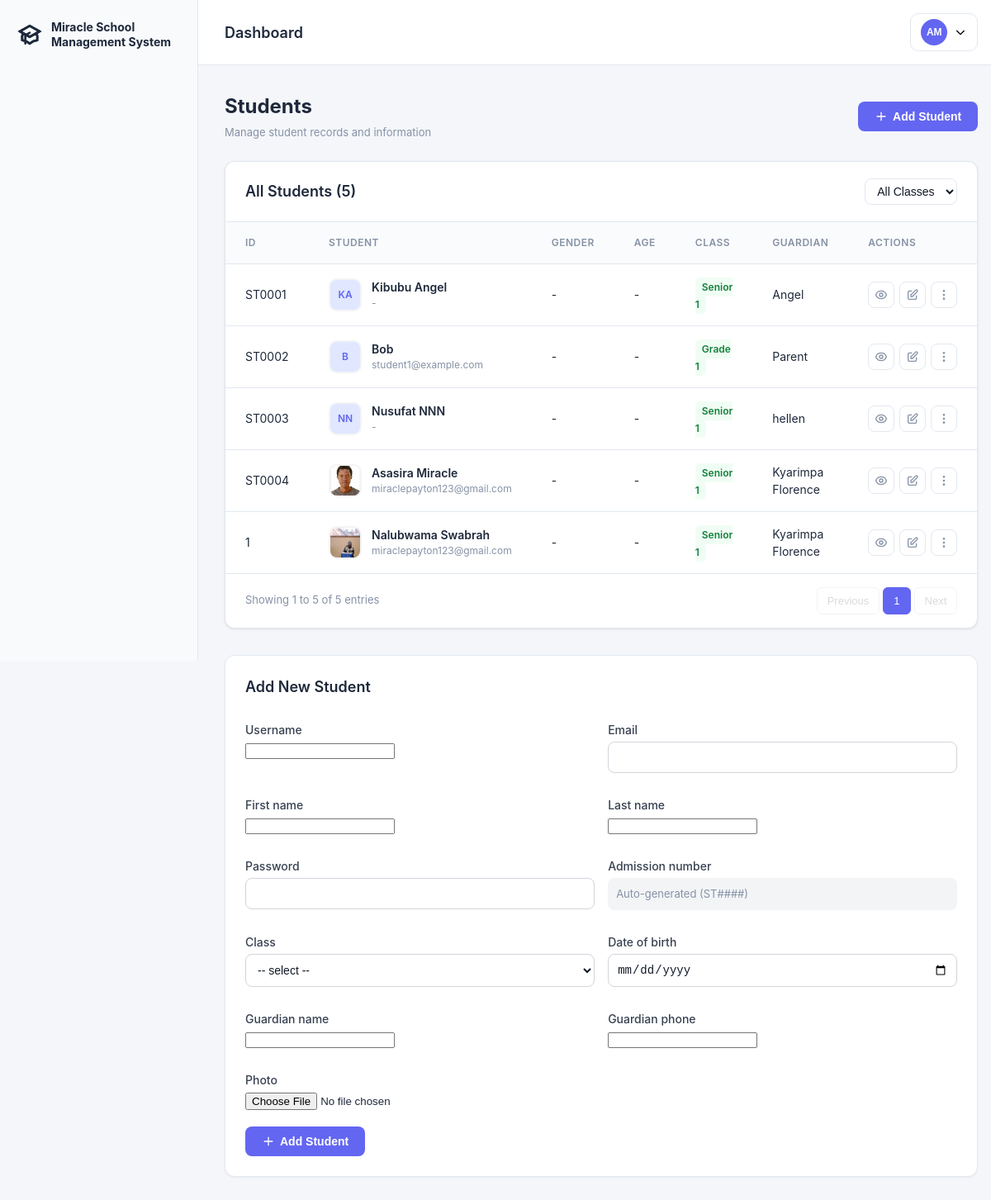
Page /portal/admin/students/ (signed in) on the committed database.
### school/models.py (models this page shows, shortened)
class User(AbstractUser):
    USER_TYPE_CHOICES = (
        ('admin', 'Administrator'),
        ('teacher', 'Teacher'),
        ('student', 'Student'),
        ('bursar', 'Bursar'),
    )
    user_type = models.CharField(max_length=10, choices=USER_TYPE_CHOICES)
    phone = models.CharField(max_length=15, blank=True, null=True)
    address = models.TextField(blank=True, null=True)
    class Meta:
        db_table = 'users'

class Student(models.Model):
    user = models.OneToOneField(User, on_delete=models.CASCADE)
    admission_number = models.CharField(max_length=20, unique=True)
    student_class = models.ForeignKey(Class, on_delete=models.SET_NULL, null=True)
    date_of_birth = models.DateField()
    guardian_name = models.CharField(max_length=100)
    guardian_phone = models.CharField(max_length=15)
    photo = models.ImageField(upload_to='students/photos/', blank=True, null=True)
    is_graduated = models.BooleanField(default=False)
    graduation_year = models.CharField(max_length=9, blank=True, null=True)
    class Meta:
        db_table = 'students'

class Class(models.Model):
    name = models.CharField(max_length=50)
    level = models.CharField(max_length=20)
    class_teacher = models.ForeignKey(User, on_delete=models.SET_NULL, null=True,
                                      limit_choices_to={'user_type': 'teacher'})
    academic_year = models.CharField(max_length=9, default='2024/2025')
    promotion_rank = models.IntegerField(default=0, help_text="Order used for automatic promotion across years")
    class Meta:
        db_table = 'classes'
        verbose_name_plural = 'Classes'

### school/views.py (the view, shortened to what this page needs)
# urls.py: path('portal/admin/students/', views.manage_students, name='manage_students'),
@login_required
@user_passes_test(is_admin)
def manage_students(request):
    students = Student.objects.select_related('user', 'student_class').all()
    classes = Class.objects.all()
    selected_class_id = request.GET.get('class_id')
    if selected_class_id:
        students = students.filter(student_class_id=selected_class_id)
    context = {'students': students, 'classes': classes, 'selected_class_id': selected_class_id}
    return render(request, 'admin/students.html', context)

### school/views.py (called while the page is built)
def is_admin(user):
    return getattr(user, 'user_type', None) == 'admin' or user.is_superuser or user.is_staff

### school/templates/admin/students.html (shortened to what this page needs)
{% extends 'base_dashboard.html' %}
{% block content %}
  <div class="content-header">
    <div>
      <h1 class="content-title">Students</h1>
      <p class="content-subtitle">Manage student records and information</p>
    </div>
    <button class="btn btn-primary" onclick="document.getElementById('addStudentForm').scrollIntoView({behavior:'smooth'})">
      <svg width="16" height="16" viewBox="0 0 24 24" fill="none" stroke="currentColor" stroke-width="2"><path d="M12 4v16m8-8H4"/></svg>
      Add Student
    </button>
  </div>
  <div class="table-container">
    <div class="table-header">
      <h3>All Students ({{ students.count }})</h3>
      <div class="table-filters" style="display:flex;gap:8px;align-items:center">
        <form method="get" id="studentFilterForm" style="display:flex;gap:8px;align-items:center">
          <select name="class_id" onchange="this.form.submit()" style="padding:6px 10px;border:1px solid var(--border);border-radius:8px">
            <option value="">All Classes</option>
          </select>
        </form>
      </div>
    </div>
    <table>
      <thead>
        <tr>
          <th>ID</th>
          <th>STUDENT</th>
          <th>GENDER</th>
          <th>AGE</th>
          <th>CLASS</th>
          <th>GUARDIAN</th>
          <th>ACTIONS</th>
        </tr>
      </thead>
      <tbody>
        {% for s in students %}
          <tr>
            <td>{{ s.admission_number }}</td>
            <td>
              <div style="display:flex;align-items:center;gap:12px">
                {% if s.photo %}
                  <img src="{{ s.photo.url }}" alt="{{ s.user.get_full_name }}" class="table-avatar" />
                {% else %}
                  <div class="table-avatar" style="background:#e0e7ff;color:#6366f1;display:flex;align-items:center;justify-content:center;font-weight:600;font-size:12px">{{ s.user.first_name|slice:":1" }}{{ s.user.last_name|slice:":1" }}</div>
                {% endif %}
                <div>
                  <div style="font-weight:600;color:var(--text)">{{ s.user.get_full_name }}</div>
                  <div style="font-size:12px;color:var(--muted)">{{ s.user.email|default:"-" }}</div>
                </div>
              </div>
            </td>
            <td>-</td>
            <td>-</td>
            <td>{% if s.student_class %}<span style="padding:4px 8px;background:#f0fdf4;color:#15803d;border-radius:6px;font-size:12px;font-weight:600">{{ s.student_class.name }}</span>{% else %}-{% endif %}</td>
            <td>{{ s.guardian_name }}</td>
            <td>
              <div class="table-actions">
                <a href="{% url 'admin_view_student' s.id %}" class="table-icon-btn" title="View details" aria-label="View profile">
                  <svg viewBox="0 0 24 24" fill="none" stroke="currentColor" stroke-width="2"><path d="M15 12a3 3 0 11-6 0 3 3 0 016 0z"/><path d="M2.458 12C3.732 7.943 7.523 5 12 5c4.478 0 8.268 2.943 9.542 7-1.274 4.057-5.064 7-9.542 7-4.477 0-8.268-2.943-9.542-7z"/></svg>
                </a>
                <a href="{% url 'student_fee_detail' s.id %}" class="table-icon-btn" title="Fees details" aria-label="Fees">
                  <svg viewBox="0 0 24 24" fill="none" stroke="currentColor" stroke-width="2"><path d="M11 5H6a2 2 0 00-2 2v11a2 2 0 002 2h11a2 2 0 002-2v-5m-1.414-9.414a2 2 0 112.828 2.828L11.828 15H9v-2.828l8.586-8.586z"/></svg>
                </a>
                <a href="{% url 'manage_payments' %}?student_id={{ s.id }}" class="table-icon-btn" title="Record payment" aria-label="Payment">
                  <svg viewBox="0 0 24 24" fill="none" stroke="currentColor" stroke-width="2"><circle cx="12" cy="12" r="1"/><circle cx="12" cy="5" r="1"/><circle cx="12" cy="19" r="1"/></svg>
                </a>
              </div>
            </td>
          </tr>
        {% empty %}
          <tr><td colspan="7" style="text-align:center;padding:32px;color:var(--muted)">No students yet.</td></tr>
        {% endfor %}
      </tbody>
    </table>
    <div class="table-pagination">
      <div class="pagination-info">Showing 1 to {{ students.count }} of {{ students.count }} entries</div>
      <div class="pagination-btns">
        <button disabled>Previous</button>
        <button style="background:var(--accent);color:#fff;border-color:var(--accent)">1</button>
        <button disabled>Next</button>
      </div>
    </div>
  </div>
  <div class="card" id="addStudentForm" style="margin-top:32px">
    <h3 style="margin-bottom:16px;font-size:18px;font-weight:600">Add New Student</h3>
    <form method="post" enctype="multipart/form-data">
      <div style="display:grid;grid-template-columns:repeat(2,1fr);gap:16px">
        <div>
          <label>Username</label>
          <input name="username" required />
        </div>
        <div>
          <label>Email</label>
          <input name="email" type="email" />
        </div>
        <div>
          <label>First name</label>
          <input name="first_name" required />
        </div>
        <div>
          <label>Last name</label>
          <input name="last_name" required />
        </div>
        <div>
          <label>Password</label>
          <input name="password" type="password" required />
        </div>
        <div>
          <label>Admission number</label>
          <div style="padding:10px;background:#f3f4f6;border-radius:8px;color:var(--muted);font-size:13px">Auto-generated (ST####)</div>
        </div>
        <div>
          <label>Class</label>
          <select name="class_id">
            <option value="">-- select --</option>
          </select>
        </div>
        <div>
          <label>Date of birth</label>
          <input name="date_of_birth" type="date" />
        </div>
        <div>
          <label>Guardian name</label>
          <input name="guardian_name" />
        </div>
        <div>
          <label>Guardian phone</label>
          <input name="guardian_phone" />
        </div>
        <div style="grid-column:1/-1">
          <label>Photo</label>
          <input name="photo" type="file" accept="image/*" />
        </div>
      </div>
      <div style="margin-top:20px">
        <button class="btn btn-primary" type="submit">
          <svg width="16" height="16" viewBox="0 0 24 24" fill="none" stroke="currentColor" stroke-width="2"><path d="M12 4v16m8-8H4"/></svg>
          Add Student
        </button>
      </div>
    </form>
  </div>
{% endblock %}

### school/templates/base_dashboard.html (shortened to what this page needs)
<!doctype html>
<html lang="en">
<head>
  {% load static %}
  <link rel="stylesheet" href="{% static 'css/style.css' %}">
</head>
<body>
  <div class="dashboard-wrapper">
    <aside class="sidebar">
      <a href="{% if request.user.user_type == 'admin' %}{% url 'admin_dashboard' %}{% elif request.user.user_type == 'teacher' %}{% url 'teacher_dashboard' %}{% elif request.user.user_type == 'student' %}{% url 'student_dashboard' %}{% elif request.user.user_type == 'bursar' %}{% url 'bursar_dashboard' %}{% else %}{% url 'login_select' %}{% endif %}" class="sidebar-brand">
        <span>Miracle School<br/>Management System</span>
      </a>
    </aside>
    <div class="main-content">
      <div class="topbar">
        <div class="topbar-title">
          <h2 style="margin:0;font-size:18px;font-weight:600;color:var(--text)">{% block page_title %}Dashboard{% endblock %}</h2>
        </div>
        <div class="topbar-actions">
          <div class="user-menu-container">
            <button class="user-menu-trigger" onclick="document.getElementById('userDropdown').classList.toggle('active')">
              {% if request.user.student and request.user.student.photo %}
                <img src="{{ request.user.student.photo.url }}" alt="{{ request.user.get_full_name }}" class="user-avatar-img" />
              {% elif request.user.teacher and request.user.teacher.photo %}
                <img src="{{ request.user.teacher.photo.url }}" alt="{{ request.user.get_full_name }}" class="user-avatar-img" />
              {% else %}
                <div class="user-avatar">{{ request.user.first_name|slice:":1"|upper }}{{ request.user.last_name|slice:":1"|upper }}</div>
              {% endif %}
              <svg width="16" height="16" viewBox="0 0 24 24" fill="none" stroke="currentColor" stroke-width="2"><path d="M19 9l-7 7-7-7"/></svg>
            </button>
          </div>
        </div>
      </div>
      <div class="content-area">
        {% block content %}{% endblock %}
      </div>
    </div>
  </div>
</body>
</html>

### school/static/css/style.css (style rules this page uses)
:root { --bg:#f4f6fa; --card:#ffffff; --muted:#8692a6; --text:#1e293b; --accent:#6366f1; --border:#e2e8f0; --sidebar:#f8fafc; --sidebar-active:#6366f1; --table:#ffffff; --purple:#8b5cf6; --green:#10b981; --orange:#f59e0b; --red:#ef4444 }
* { box-sizing:border-box;margin:0;padding:0 }
html,body { height:100%;overflow-x:hidden }
body { margin:0;background:var(--bg);color:var(--text);font:14px/1.5 -apple-system,BlinkMacSystemFont,"Segoe UI",Roboto,"Helvetica Neue",Arial,sans-serif }
.dashboard-wrapper { display:flex;min-height:100vh }
.sidebar { width:240px;background:var(--sidebar);border-right:1px solid var(--border);padding:24px 0;position:fixed;height:100vh;overflow-y:auto }
.sidebar-brand { padding:0 20px 20px;font-size:14px;font-weight:700;color:var(--text);display:flex;align-items:center;gap:10px;text-decoration:none;transition:opacity 0.2s;line-height:1.3 }
.sidebar-brand span { flex:1 }
.sidebar-brand svg { width:32px;height:32px;flex-shrink:0 }
.main-content { flex:1;margin-left:240px;padding:0 }
.topbar { background:#fff;border-bottom:1px solid var(--border);padding:16px 32px;display:flex;justify-content:space-between;align-items:center;position:sticky;top:0;z-index:100 }
.topbar-title { flex:1 }
.topbar-actions { display:flex;align-items:center;gap:16px }
.user-menu-container { position:relative }
.user-menu-trigger { display:flex;align-items:center;gap:8px;padding:6px 12px;border:1px solid var(--border);border-radius:10px;background:#fff;cursor:pointer;transition:all 0.2s }
.user-avatar { width:32px;height:32px;border-radius:50%;background:var(--accent);color:#fff;display:flex;align-items:center;justify-content:center;font-weight:600;font-size:12px }
.content-area { padding:32px }
.content-header { display:flex;justify-content:space-between;align-items:center;margin-bottom:24px }
.content-title { font-size:24px;font-weight:700;color:var(--text) }
.content-subtitle { color:var(--muted);font-size:13px;margin-top:4px }
.card { background:var(--card);border:1px solid var(--border);border-radius:12px;padding:24px;box-shadow:0 1px 2px rgba(0,0,0,0.05) }
.btn { display:inline-flex;align-items:center;gap:6px;background:var(--accent);color:#fff;border:none;border-radius:8px;padding:10px 20px;text-decoration:none;cursor:pointer;font-size:14px;font-weight:600;line-height:1;transition:.2s }
.btn-primary { background:var(--accent) }
label { display:block; margin:12px 0 4px; font-weight:500; color:#374151 }
input[type="text"],input[type="number"],input[type="date"],input[type="email"],input[type="password"],input[type="time"],select,textarea { width:100%; padding:10px; border-radius:8px; border:1px solid #d1d5db; background:#ffffff; color:#111827; font-size:14px }
.table-container { background:#fff;border:1px solid var(--border);border-radius:12px;overflow:hidden;margin-top:16px;box-shadow:0 1px 3px rgba(0,0,0,0.1) }
.table-header { padding:20px 24px;border-bottom:1px solid var(--border);display:flex;justify-content:space-between;align-items:center }
.table-header h3 { font-size:18px;font-weight:600;color:var(--text);margin:0 }
.table-filters { display:flex;gap:8px;align-items:center }
table { width:100%;border-collapse:collapse }
th,td { padding:16px 24px;text-align:left;border-bottom:1px solid var(--border) }
th { background:#fafbfc;font-weight:600;font-size:12px;color:var(--muted);text-transform:uppercase;letter-spacing:0.5px }
td { color:var(--text);font-size:14px }
tr:last-child td { border-bottom:none }
.table-avatar { width:40px;height:40px;border-radius:10px;object-fit:cover;border:2px solid #f3f4f6 }
.table-actions { display:flex;gap:6px }
.table-icon-btn { width:32px;height:32px;border:1px solid var(--border);background:#fff;border-radius:8px;cursor:pointer;display:inline-flex;align-items:center;justify-content:center;transition:all 0.2s }
.table-icon-btn svg { width:16px;height:16px;stroke:var(--muted) }
.table-pagination { padding:16px 24px;display:flex;justify-content:space-between;align-items:center;border-top:1px solid var(--border) }
.pagination-info { font-size:13px;color:var(--muted) }
.pagination-btns { display:flex;gap:4px }
.pagination-btns button { padding:8px 12px;border:1px solid var(--border);background:#fff;border-radius:6px;cursor:pointer;font-size:13px }
.pagination-btns button:disabled { opacity:.5;cursor:not-allowed }

### rows in the picture
User: user.first_name "A", user.last_name "M"
Student: admission_number "ST0001", user.first_name "K", user.last_name "A", user.get_full_name "Kibubu Angel", user.email "-", student_class.name "Senior 1", guardian_name "Angel"
Student: admission_number "ST0002", user.first_name "B", user.get_full_name "Bob", user.email "student1@example.com", student_class.name "Grade 1", guardian_name "Parent"
Student: admission_number "ST0003", user.first_name "N", user.last_name "N", user.get_full_name "Nusufat NNN", user.email "-", student_class.name "Senior 1", guardian_name "hellen"
Student: admission_number "ST0004", photo (picture), user.get_full_name "Asasira Miracle", user.email "miraclepayton123@gmail.com", student_class.name "Senior 1", guardian_name "Kyarimpa Florence"
Student: admission_number "1", photo (picture), user.get_full_name "Nalubwama Swabrah", user.email "miraclepayton123@gmail.com", student_class.name "Senior 1", guardian_name "Kyarimpa Florence"

### other values in the picture
{{ students.count }} "5"
